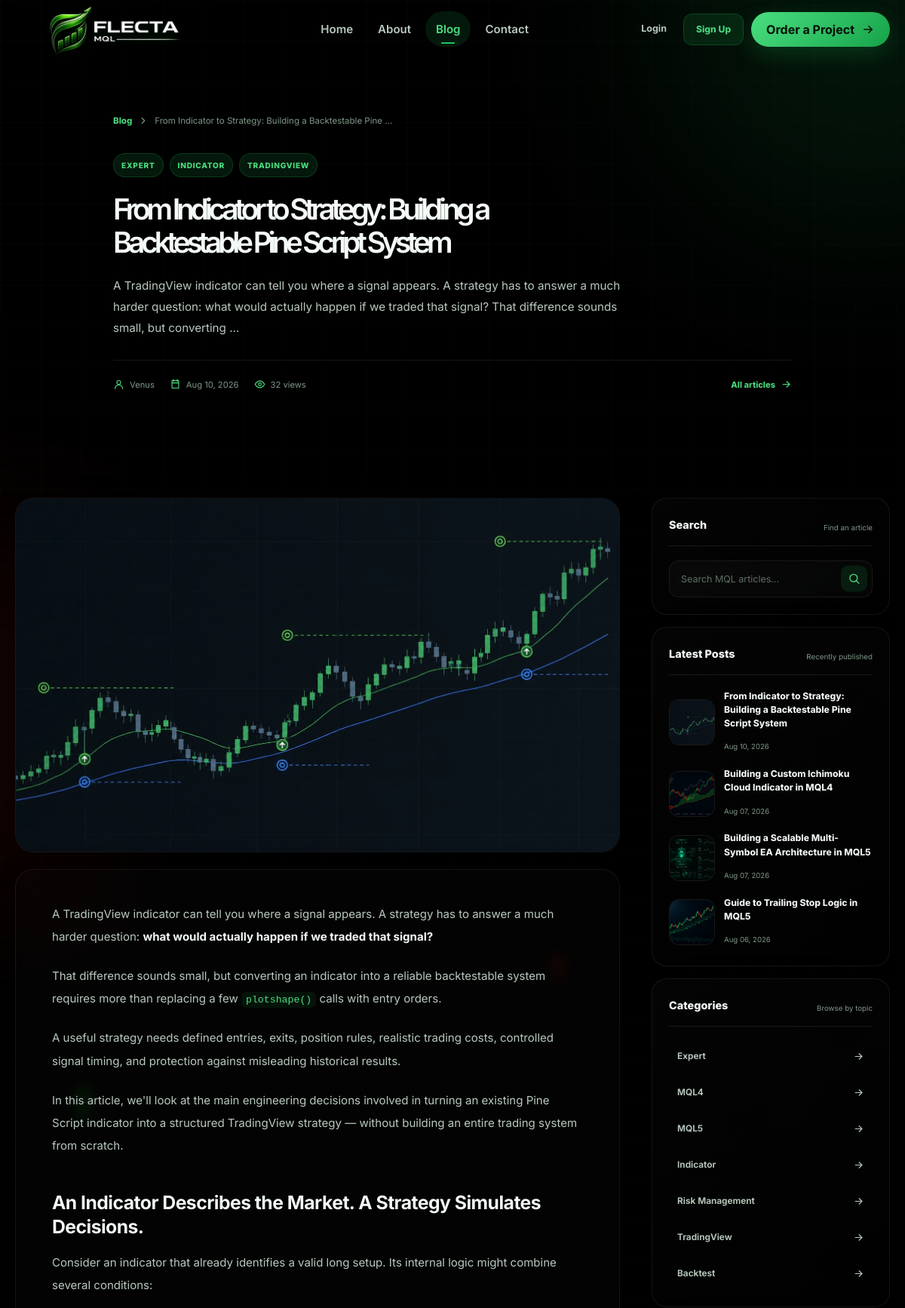
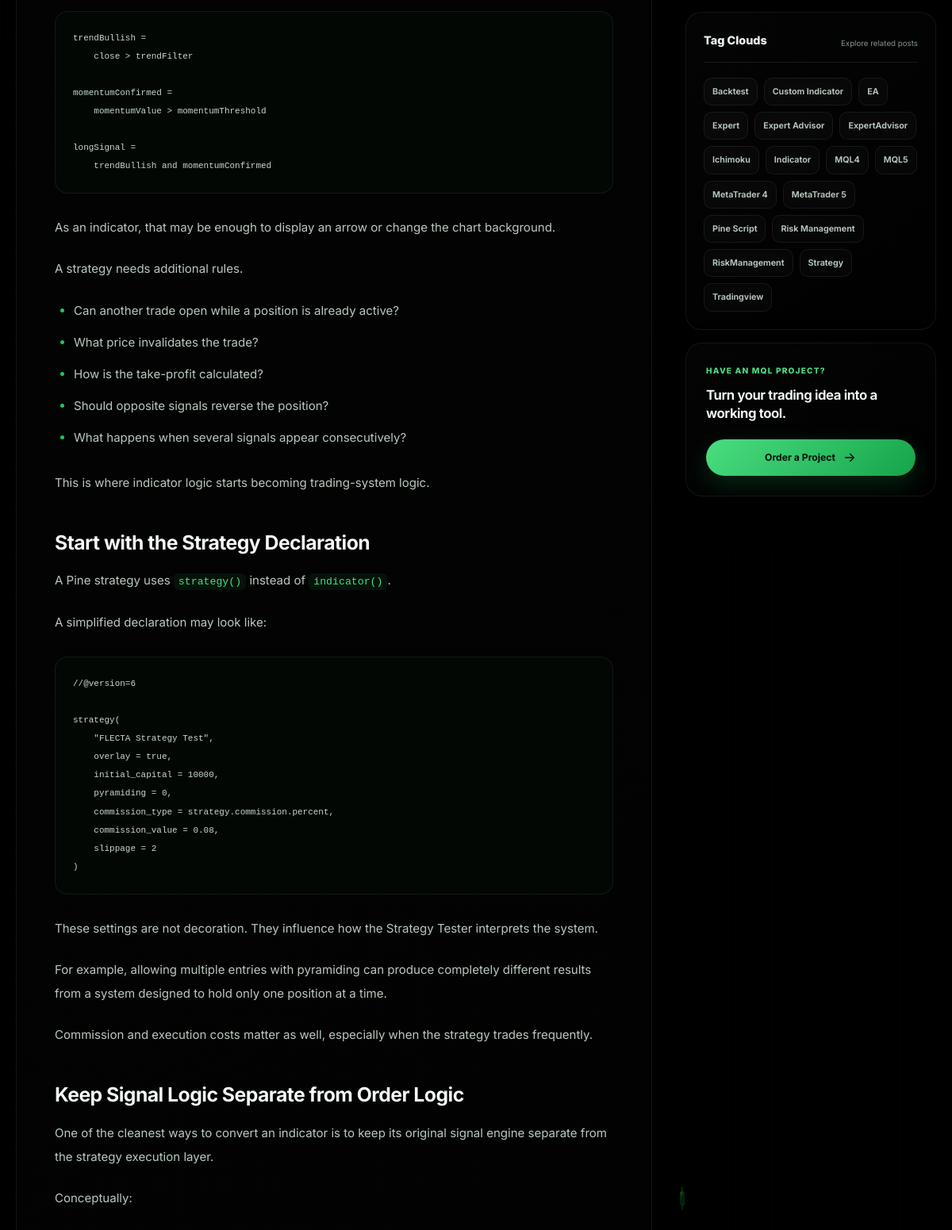
/blog/5/ (upper part), run on the app's committed database (2 pictures, top to bottom).
### blog/models.py (models this page shows, shortened)
class Post(models.Model):
    author = models.ForeignKey(User,on_delete=models.SET_NULL,null=True)
    title = models.CharField( max_length=250)
    image = models.ImageField(upload_to='blog/',default='blog/default.jpg')
    content = models.TextField()
    tags = TaggableManager()
    category = models.ManyToManyField(Category)
    counted_views = models.IntegerField(default=0)
    status = models.BooleanField(default=True)
    login_require = models.BooleanField(default=False)
    published_date = models.DateTimeField(null=True)
    created_date = models.DateTimeField(auto_now_add=True)
    updated_date = models.DateTimeField(auto_now=True)
    class Meta:
        ordering = ['published_date']

class Category(models.Model):
   name = models.CharField(max_length=255)
   def __str__(self):
      return self.name

### blog/views.py (the view)
# urls.py: path('<int:pid>/',blog_single,name='single'),
def blog_single(request,pid):
    post = get_object_or_404(Post,id=pid, status=True, published_date__lte=timezone.now())
    if post.login_require and not request.user.is_authenticated:
        return HttpResponseRedirect(reverse('accounts:login'))
    view_session_key = f"viewed_post_{post.id}"
    if request.method == "GET" and not request.session.get(view_session_key):
        post.counted_views += 1
        post.save(update_fields=['counted_views'])
        request.session[view_session_key] = True
    if request.method == "POST":
        form = CommentForm(request.POST, user=request.user)
        if form.is_valid():
            comment = form.save(commit=False)
            comment.post = post
            if request.user.is_authenticated:
                comment.name = request.user.username
                comment.email = request.user.email
            comment.save()
            messages.add_message(request, messages.SUCCESS, 'Your comment has submitted successfully!')
            return redirect('blog:single', pid=post.id)
        else:
            messages.add_message(request,messages.ERROR,'Your comment was not submitted. Please check the form.')
    else:
        form = CommentForm(user=request.user)
    posts = list(Post.objects.filter(status=True,published_date__lte=timezone.now()).order_by('-published_date'))
    comments = Comment.objects.filter(post=post.id,approved=True)
    prv_post = None
    nxt_post = None
    index = posts.index(post)
    if (index>0):
        prv_post = posts[index-1]
    if(index < len(posts)-1):
        nxt_post = posts[index+1]
    context = {'post':post,'prv':prv_post,'nxt':nxt_post,'comments':comments,'form':form}
    return render(request,'blog/blog-single.html',context)

### blog/forms.py
class CommentForm(forms.ModelForm):
    def __init__(self, *args, user=None, **kwargs):
        super().__init__(*args, **kwargs)
        if user is not None and user.is_authenticated:
            self.fields.pop('name')
            self.fields.pop('email')
    class Meta:
        model = Comment
        fields = ['name', 'email', 'subject', 'message']

### blog/templatetags/blog_tags.py (called while the page is built)
@register.inclusion_tag('blog/blog-latest-posts.html')
def latestposts(arg=4):
    posts = Post.objects.filter(published_date__lte=timezone.now(),status=True).order_by("-published_date")[:arg]
    return {"posts":posts}

@register.inclusion_tag('blog/blog-post-categories.html')
def postcategories():
    posts = Post.objects.filter(published_date__lte=timezone.now(),status=True)
    categories = Category.objects.all()
    cat_dict = {}
    for name in categories:
        cat_dict[name] = posts.filter(category=name).count()
    return {"categories":cat_dict}

@register.inclusion_tag('blog/blog-tags.html')
def alltags():
    tags = Tag.objects.all().order_by('name')
    return {'tags': tags}

### templates/blog/blog-single.html (shortened to what this page needs)
{% extends "base.html" %}
{% load blog_tags %}
{% load static %}
{% load compress %}
{% block body_class %}
blog-page blog-single-page
{% endblock %}
{% block extra_css %}
{% compress css %}
<link rel="stylesheet" href="{% static 'css/blog-home.css' %}">
<link rel="stylesheet" href="{% static 'css/blog-single.css' %}">
{% endcompress %}
{% endblock %}
{% block content %}
<section class="article-hero">
    <div class="container article-hero-container">
        <nav class="article-breadcrumb" aria-label="Breadcrumb">
            <a href="{% url 'blog:index' %}">Blog</a>
            <svg viewBox="0 0 24 24" aria-hidden="true">
                <path d="M9 6L15 12L9 18"></path>
            </svg>
            <span>{{ post.title|truncatechars:58 }}</span>
        </nav>
        <div class="article-taxonomy">
            {% for category in post.category.all|slice:":3" %}
                <a href="{% url 'blog:category' cat_name=category.name %}">
                    {{ category.name }}
                </a>
            {% empty %}
                <span>MQL Development</span>
            {% endfor %}
        </div>
        <h1>{{ post.title }}</h1>
        <p class="article-intro">
            {{ post.content|striptags|truncatewords:34 }}
        </p>
        <div class="article-meta">
            <span>
                <svg viewBox="0 0 24 24" aria-hidden="true">
                    <circle cx="12" cy="8" r="4"></circle>
                    <path d="M4 21C4 16.6 7.6 13 12 13C16.4 13 20 16.6 20 21"></path>
                </svg>
                {{ post.author.get_full_name|default:post.author.username }}
            </span>
            <span>
                <svg viewBox="0 0 24 24" aria-hidden="true">
                    <path d="M5 4H19V20H5Z"></path>
                    <path d="M8 2V6"></path>
                    <path d="M16 2V6"></path>
                    <path d="M5 9H19"></path>
                </svg>
                {{ post.published_date|date:"M d, Y" }}
            </span>
            <span>
                <svg viewBox="0 0 24 24" aria-hidden="true">
                    <path d="M2 12C4.5 7.5 7.8 5 12 5C16.2 5 19.5 7.5 22 12C19.5 16.5 16.2 19 12 19C7.8 19 4.5 16.5 2 12Z"></path>
                    <circle cx="12" cy="12" r="3"></circle>
                </svg>
                {{ post.counted_views }} views
            </span>
            <a class="article-back-link" href="{% url 'blog:index' %}">
                All articles
                <svg viewBox="0 0 24 24" aria-hidden="true">
                    <path d="M5 12H19"></path>
                    <path d="M13 6L19 12L13 18"></path>
                </svg>
            </a>
        </div>
    </div>
</section>
<section class="article-main">
    <div class="container blog-layout">
        <main class="article-column">
            <div class="article-cover">
                {% if post.image %}
                    <img
                        src="{{ post.image.url }}"
                        alt="{{ post.title }}"
                        class="article-cover-image"
                    >
                {% endif %}
            </div>
            <article class="article-content-card">
                <div class="article-content">
                    {{ post.content|safe }}
                </div>
            </article>
        </main>
        <aside class="blog-sidebar">
            <section class="sidebar-widget sidebar-search-widget">
                <div class="sidebar-widget-heading">
                    <span>Search</span>
                    <small>Find an article</small>
                </div>
                <form action="{% url 'blog:search' %}" method="get" class="blog-search-form">
                    <input
                        id="blog-single-search-input"
                        type="search"
                        name="s"
                        value="{{ request.GET.s|default:'' }}"
                        placeholder="Search MQL articles..."
                    >
                    <button type="submit" aria-label="Search">
                        <svg viewBox="0 0 24 24" aria-hidden="true">
                            <circle cx="11" cy="11" r="7"></circle>
                            <path d="M16 16L21 21"></path>
                        </svg>
                    </button>
                </form>
            </section>
            <section class="sidebar-widget">
                <div class="sidebar-widget-heading">
                    <span>Latest Posts</span>
                    <small>Recently published</small>
                </div>
                <div class="sidebar-latest-list">
                    {% latestposts %}
                </div>
            </section>
            <section class="sidebar-widget">
                <div class="sidebar-widget-heading">
                    <span>Categories</span>
                    <small>Browse by topic</small>
                </div>
                <ul class="sidebar-category-list">
                    {% postcategories %}
                </ul>
            </section>
            <section class="sidebar-widget">
                <div class="sidebar-widget-heading">
                    <span>Tag Clouds</span>
                    <small>Explore related posts</small>
                </div>
                <div class="sidebar-tag-cloud">
                    {% alltags %}
                </div>
            </section>
            <section class="sidebar-cta">
                <span>Have an MQL project?</span>
                <h2>Turn your trading idea into a working tool.</h2>
                <a href="/contact/" class="button button-primary">
                    Order a Project
                    <svg viewBox="0 0 24 24" aria-hidden="true">
                        <path d="M5 12H19"></path>
                        <path d="M13 6L19 12L13 18"></path>
                    </svg>
                </a>
            </section>
        </aside>
    </div>
</section>
{% endblock %}

### templates/blog/blog-latest-posts.html
{% load humanize %}
{% for post in posts %}
    <div class="sidebar-latest-post">
        <div class="sidebar-latest-thumb">
            {% if post.image %}
                <img src="{{ post.image.url }}" alt="{{ post.title }}">
            {% else %}
                <span>MQL</span>
            {% endif %}
        </div>
        <div>
            <h3><a href="{% url 'blog:single' pid=post.id %}">{{ post.title }}</a></h3>
            <time>{{ post.published_date|date:"M d, Y" }}</time>
        </div>
    </div>
{% endfor %}

### templates/blog/blog-post-categories.html
{% for name,count in categories.items %}
    <a href="{% url 'blog:category' cat_name=name.name %}">
        {{ name }}
        <svg viewBox="0 0 24 24" aria-hidden="true">
            <path d="M5 12H19"></path>
            <path d="M13 6L19 12L13 18"></path>
        </svg>
    </a>
{% endfor %}

### templates/blog/blog-tags.html
{% for tag in tags %}
    <a href="{% url 'blog:tag' tag_name=tag.name %}">{{ tag.name }}</a>
{% empty %}
    <p class="sidebar-empty-text">No tags available.</p>
{% endfor %}

### statics/css/base.css (style rules this page uses)
:root { --font-main: "Inter", Arial, Helvetica, sans-serif; --primary: #22c55e; --primary-dark: #16a34a; --primary-light: #4ade80; --primary-soft: rgba(34, 197, 94, 0.12); --primary-border: rgba(34, 197, 94, 0.22); --danger: #ef4444; --warning: #f59e0b; --success: #22c55e; --info: #3b82f6; --container-width: 1180px; --header-height: 78px; --transition-fast: 160ms ease; --transition-normal: 280ms ease; --transition-slow: 450ms ease; --radius-small: 10px; --radius-medium: 16px; --radius-large: 24px; --radius-round: 999px; }
html[data-theme="dark"] { color-scheme: dark; --background: #061009; --background-secondary: #08150d; --surface: #0c1b11; --surface-solid: rgba(0, 0, 0, 0.92); --surface-secondary: #102218; --surface-hover: #142a1d; --text: #f4faf6; --text-secondary: #b8c9bd; --text-muted: #7f9787; --border: rgba(221, 255, 231, 0.09); --border-strong: rgba(221, 255, 231, 0.16); --header-background: rgba(6, 16, 9, 0.77); --footer-background: #050d07; --shadow-small: 0 12px 30px rgba(0, 0, 0, 0.18); --shadow-medium: 0 20px 50px rgba(0, 0, 0, 0.28); --shadow-green: 0 18px 50px rgba(34, 197, 94, 0.13); }
*, *::before, *::after { box-sizing: border-box; }
html { scroll-behavior: smooth; }
body { min-height: 100vh; margin: 0; overflow-x: hidden; background: var(--background); color: var(--text); font-family: var(--font-main); font-size: 16px; line-height: 1.8; transition: background-color var(--transition-normal), color var(--transition-normal); }
button, input, textarea, select { font: inherit; }
button, a { -webkit-tap-highlight-color: transparent; }
button { border: 0; }
a { color: inherit; text-decoration: none; }
img, svg { display: block; }
img { max-width: 100%; }
ul, ol { margin: 0; padding: 0; list-style: none; }
p, h1, h2, h3, h4, h5, h6 { margin-top: 0; }
.container { width: min( calc(100% - 40px), var(--container-width) ); margin-inline: auto; }
.button { display: inline-flex; min-height: 46px; align-items: center; justify-content: center; gap: 9px; padding: 10px 20px; border-radius: var(--radius-round); cursor: pointer; font-weight: 700; line-height: 1; transition: transform var(--transition-fast), background-color var(--transition-fast), color var(--transition-fast), border-color var(--transition-fast), box-shadow var(--transition-fast); }
.button-primary { background: linear-gradient( 135deg, var(--primary-light), var(--primary-dark) ); color: #031008; box-shadow: 0 10px 30px rgba(34, 197, 94, 0.2); }
.button svg { width: 18px; height: 18px; fill: none; stroke: currentColor; stroke-width: 1.9; stroke-linecap: round; stroke-linejoin: round; }
html, body { background: #000 !important; }
body { position: relative; isolation: isolate; }
.site-main, .site-main > section, .site-footer { background: transparent !important; border-top: none !important; border-bottom: none !important; box-shadow: none !important; }
body::before, body::after { position: fixed; inset: 0; z-index: -1; content: ""; pointer-events: none; background-repeat: no-repeat; filter: blur(0.25px); }
body::before { background-image: url("../img/candle-green-1.webp"), url("../img/candle-green-2.webp"), url("../img/candle-green-1.webp"); background-size: 34px auto, 24px auto, 18px auto; background-position: 8% 16%, 23% 68%, 72% 36%; opacity: 0.30; }
body::after { background-image: url("../img/candle-red-1.webp"), url("../img/candle-red-2.webp"), url("../img/candle-red-1.webp"); background-size: 30px auto, 22px auto, 18px auto; background-position: 62% 14%, 15% 46%, 79% 74%; opacity: 0.30; }

### data on the page
Post: title "From Indicator to Strategy: Building a Backtestable Pine …", title "From Indicator to Strategy: Building a Backtestable Pine Script System", content "A TradingView indicator can tell you where a signal appears. A strategy has to answer a much harder question: what would actually happen if we traded that signal? That difference sounds small, but converting …", author.get_full_name "Venus", published_date "Aug 10, 2026", counted_views "32", image (picture), content "A TradingView indicator can tell you where a signal appears. A strategy has to answer a much harder question: what would actually happen if we traded that signal? That difference sounds small, but converting an indicator into a reliable backtestable system requires more than replacing a few plotshape() calls with entry orders. A useful strategy needs defined entries, exits, position rules, realistic trading costs, controlled signal timing, and protection against misleading historical results. In this article, we'll look at the main engineering decisions involved in turning an existing Pine Script indicator into a structured TradingView strategy — without building an entire trading system…"
Category: name "EXPERT", name "Expert"
Category: name "INDICATOR", name "Indicator"
Category: name "TRADINGVIEW", name "TradingView"
Post: image (picture), title "Building a Custom Ichimoku Cloud Indicator in MQL4", published_date "Aug 07, 2026"
Post: image (picture), title "Building a Scalable Multi-Symbol EA Architecture in MQL5", published_date "Aug 07, 2026"
Post: image (picture), title "Guide to Trailing Stop Logic in MQL5", published_date "Aug 06, 2026"
Category: name "MQL4"
Category: name "MQL5"
Category: name "Risk Management"
Category: name "Backtest"
Tag: name "Backtest"
Tag: name "Custom Indicator"
Tag: name "EA"
Tag: name "Expert"
Tag: name "Expert Advisor"
Tag: name "ExpertAdvisor"
Tag: name "Ichimoku"
Tag: name "Indicator"
Tag: name "MQL4"
Tag: name "MQL5"
Tag: name "MetaTrader 4"
Tag: name "MetaTrader 5"
Tag: name "Pine Script"
Tag: name "Risk Management"
Tag: name "RiskManagement"
Tag: name "Strategy"
Tag: name "Tradingview"
